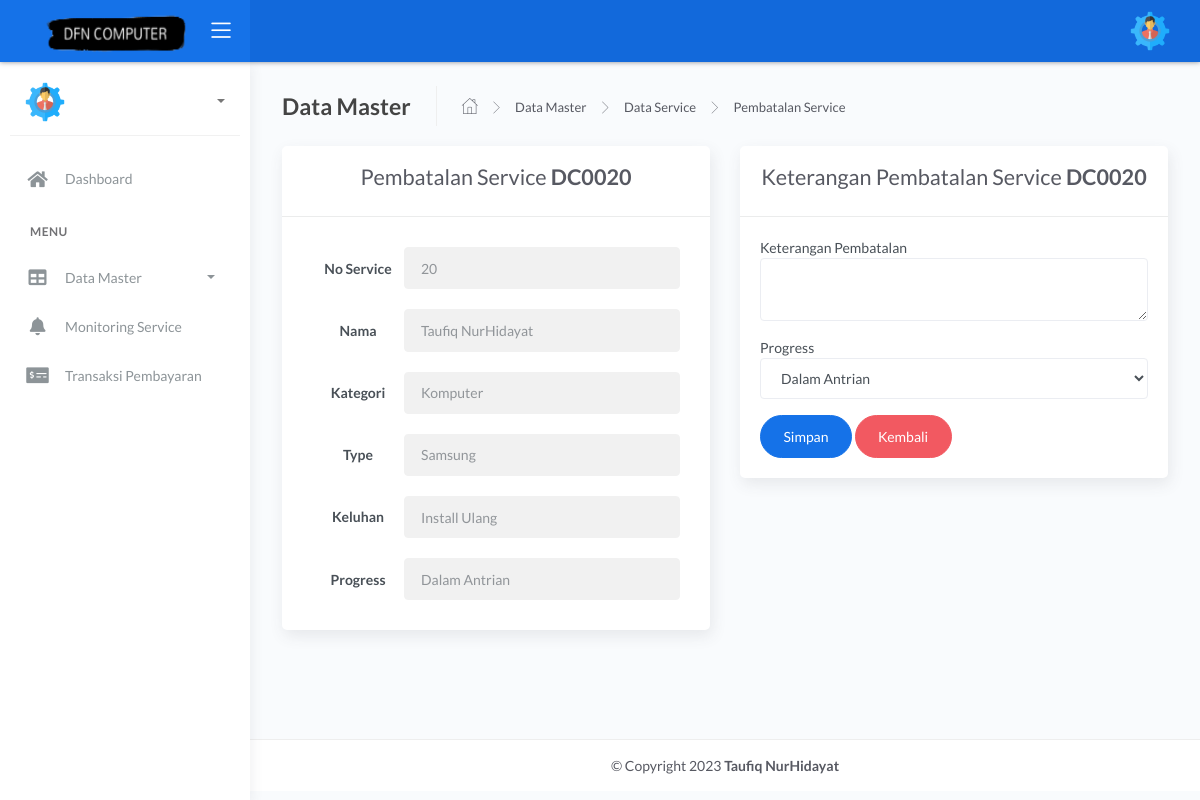
The page /admin/teknisi/servbatal.php?no_service=20 on the database as committed earlier.
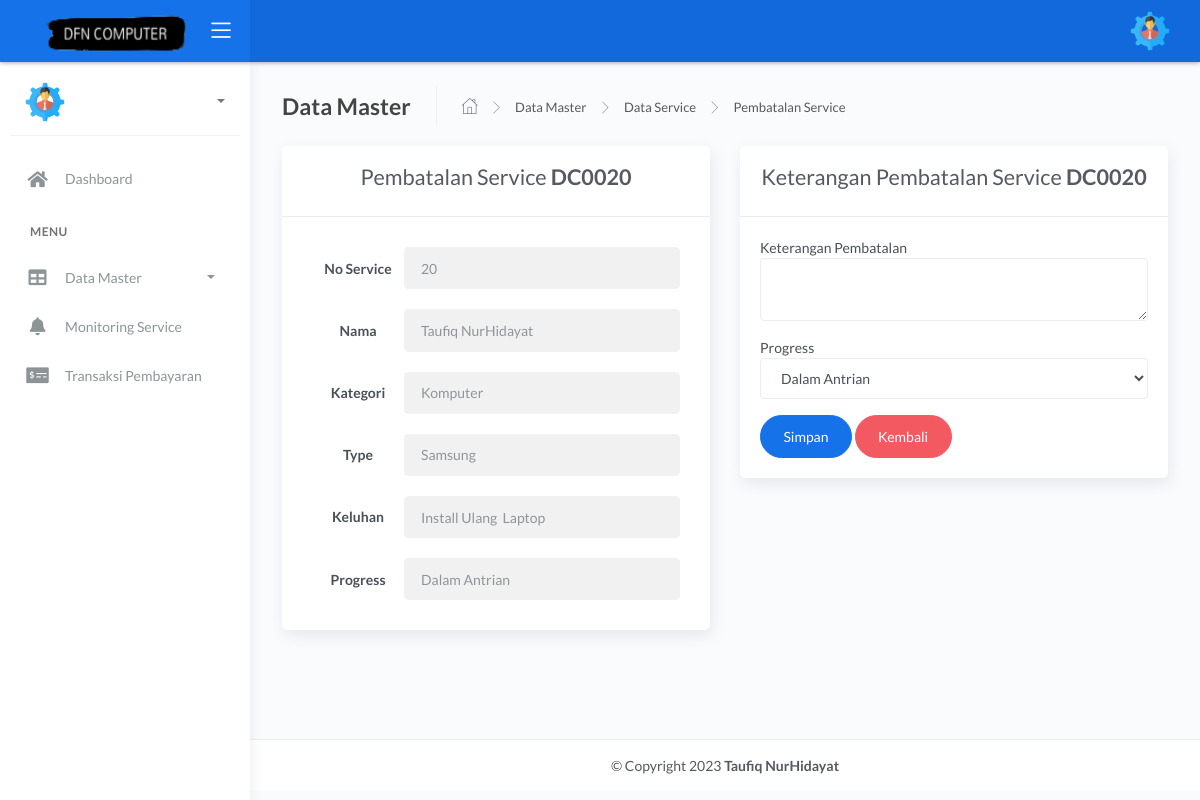
The same page on the database as committed later.
### tables this page shows
CREATE TABLE `service` (
  `no_service` int(11) NOT NULL,
  `id_pelanggan` int(11) NOT NULL,
  `kategori` varchar(255) NOT NULL,
  `type` varchar(255) NOT NULL,
  `keluhan` text NOT NULL,
  `tanggal` datetime DEFAULT current_timestamp(),
  `progres` varchar(255) NOT NULL,
  `keterangan` varchar(255) NOT NULL
);

CREATE TABLE `pelanggan` (
  `id_pelanggan` int(10) NOT NULL,
  `nama` varchar(100) NOT NULL,
  `password` varchar(100) NOT NULL,
  `hp` varchar(25) NOT NULL,
  `email` varchar(100) NOT NULL,
  `jk` varchar(100) NOT NULL,
  `alamat` varchar(255) NOT NULL,
  `status` varchar(255) NOT NULL
);

### admin/teknisi/servbatal.php (the view, shortened to what the changed rows need)
<?php include 'header.php'; ?>
<?php
if (isset($_GET['no_service'])) {
    $no_service = $_GET['no_service'];
    $sql = mysqli_query($koneksi, "SELECT * FROM service JOIN pelanggan on pelanggan.id_pelanggan = service.id_pelanggan WHERE no_service= '$no_service'");
    if (mysqli_num_rows($sql) == 0) {
        echo '<div class="alert alert-warning">Id Barang tidak ada dalam database.</div>';
        exit();
    } else {
        $data = mysqli_fetch_array($sql);
    }
}
?>
<div class="main-panel">
    <div class="content">
        <div class="page-inner ">
            <div class="row">
                <div class="col-md-6">
                    <div class="card">
                        <div class=" card-header ">
                            <center>
                                <h2>Pembatalan Service <b>DC00<?php echo $no_service ?></b></h2>
                            </center>
                        </div>
                        <div class="card-body">
                            <div class="form-group form-inline">
                                <div class="col-md-9 p-0">
                                    <input type="text" class="form-control input-full" id="nama" value="<?php echo $data['nama']; ?>" readonly>
                                </div>
                            </div>
                            <div class="form-group form-inline">
                                <div class="col-md-9 p-0">
                                    <input type="text" class="form-control input-full" id="kategori" value="<?php echo $data['kategori']; ?>" readonly>
                                </div>
                            </div>
                            <div class="form-group form-inline">
                                <div class="col-md-9 p-0">
                                    <input type="text" class="form-control input-full" id="type" value="<?php echo $data['type']; ?>" readonly>
                                </div>
                            </div>
                            <div class="form-group form-inline">
                                <div class="col-md-9 p-0">
                                    <input type="text" class="form-control input-full" id="keluhan" value="<?php echo $data['keluhan']; ?>" readonly>
                                </div>
                            </div>
                            <div class="form-group form-inline">
                                <div class="col-md-9 p-0">
                                    <input type="text" class="form-control input-full" id="progres" value="<?php echo $data['progres']; ?>" readonly>
                                </div>
                            </div>
                        </div>
                    </div>
                </div>
                <div class="col-md-6">
                    <div class="card">
                        <div class=" card-header ">
                            <center>
                                <h2>Keterangan Pembatalan Service <b>DC00<?php echo $no_service ?></b></h2>
                            </center>
                        </div>
                        <div class=" card-body">
                            <form action="servbatal.php?no_service=<?php echo $no_service ?>" method="post">
                                <div class="mb-3">
                                    <label class="form-label">Progress</label>
                                    <select class="form-control input-border-buttom" name="progres" id="progres">
                                        <option selected><?php echo $data['progres']; ?></option>
                                    </select>
                                </div>
                            </form>
                        </div>
                    </div>
                </div>
            </div>
        </div>
    </div>
</div>

Rows that differ between the two databases and show on the page:
changed service "Komputer": keluhan "Install Ulang" → "Install Ulang Laptop"
